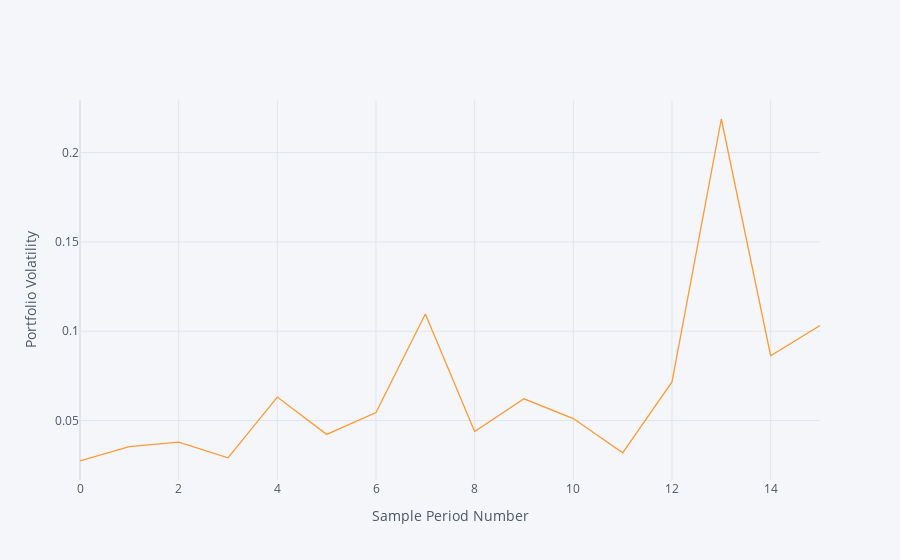

The notebook cell saved with this chart:
### Code cell
rbt.plot_rbt_stats(toplot='vol', p_kind='Maximum Sharpe', s_kind='oos')
